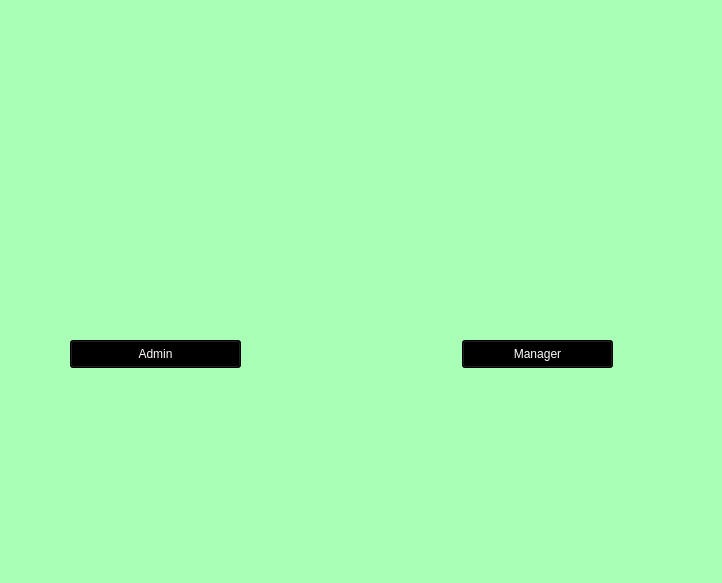
<?xml version="1.0" encoding="UTF-8"?>
<ui version="4.0">
 <class>home</class>
 <widget class="QMainWindow" name="home">
  <property name="geometry">
   <rect>
    <x>0</x>
    <y>0</y>
    <width>722</width>
    <height>583</height>
   </rect>
  </property>
  <property name="windowTitle">
   <string>Home</string>
  </property>
  <property name="windowIcon">
   <iconset resource="Resources/homeresource.qrc">
    <normaloff>:/home/homeicon.png</normaloff>:/home/homeicon.png</iconset>
  </property>
  <property name="styleSheet">
   <string notr="true">background-color: rgb(170, 255, 183);</string>
  </property>
  <widget class="QWidget" name="centralwidget">
   <widget class="QLabel" name="label">
    <property name="geometry">
     <rect>
      <x>50</x>
      <y>90</y>
      <width>201</width>
      <height>191</height>
     </rect>
    </property>
    <property name="styleSheet">
     <string notr="true">background-image: url(:/home/adminicon.png);</string>
    </property>
    <property name="text">
     <string/>
    </property>
   </widget>
   <widget class="QLabel" name="label_2">
    <property name="geometry">
     <rect>
      <x>430</x>
      <y>110</y>
      <width>181</width>
      <height>191</height>
     </rect>
    </property>
    <property name="styleSheet">
     <string notr="true">background-image: url(:/home/manager.png);</string>
    </property>
    <property name="text">
     <string/>
    </property>
   </widget>
   <widget class="QPushButton" name="adminbtn">
    <property name="geometry">
     <rect>
      <x>70</x>
      <y>340</y>
      <width>171</width>
      <height>28</height>
     </rect>
    </property>
    <property name="styleSheet">
     <string notr="true">background-color: rgb(0, 0, 0);
font: 14pt &quot;MS Shell Dlg 2&quot;;
color: rgb(255, 255, 255);</string>
    </property>
    <property name="text">
     <string>Admin</string>
    </property>
   </widget>
   <widget class="QPushButton" name="managerbtn">
    <property name="geometry">
     <rect>
      <x>462</x>
      <y>340</y>
      <width>151</width>
      <height>28</height>
     </rect>
    </property>
    <property name="styleSheet">
     <string notr="true">color: rgb(255, 255, 255);
background-color: rgb(0, 0, 0);
font: 14pt &quot;MS Shell Dlg 2&quot;;</string>
    </property>
    <property name="text">
     <string>Manager</string>
    </property>
   </widget>
  </widget>
  <widget class="QStatusBar" name="statusbar"/>
 </widget>
 <resources>
  <include location="Resources/homeresource.qrc"/>
 </resources>
 <connections/>
</ui>
